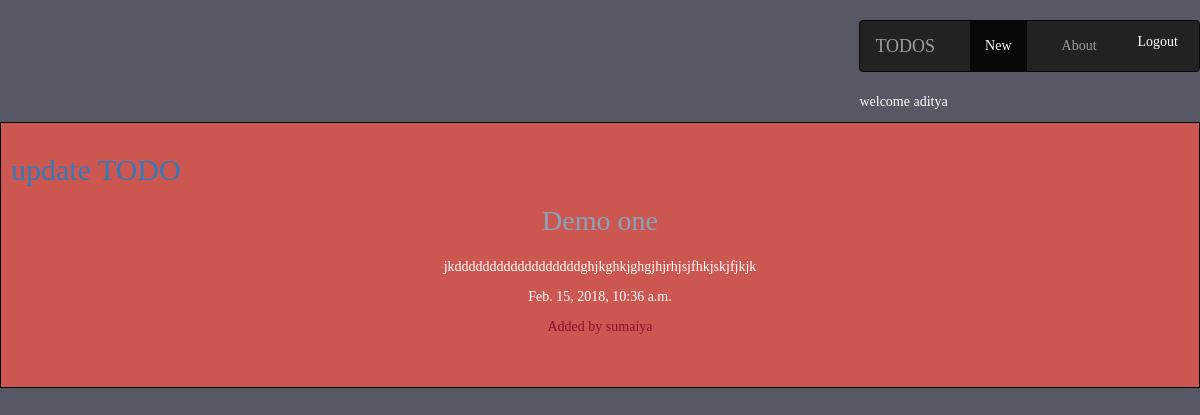
The app's page /todos/1/ (signed in) with its own data.
### todos/models.py (models this page shows, shortened)
class Todo(models.Model):
    title = models.CharField(max_length=200)
    slug = models.SlugField()
    body = models.CharField(max_length=500,default=None,null=True)
    date = models.DateTimeField(auto_now_add=True)
    thumb = models.ImageField(default='default.png',blank=True,null=True)
    creater = models.ForeignKey(User,default=None,null=True,on_delete=models.CASCADE,)

### todos/views.py (the view)
# urls.py: url(r'^(?P<id>[\w-]+)/$',views.todos_detail,name='detail'),
@login_required(login_url='/accounts/login/')
def todos_detail(request,id):
    todos = Todo.objects.get(id=id)
    return render(request,'todos/todos_detail.html',{'todos':todos})

### todos/templates/todos/todos_detail.html
{% extends 'base_layout.html' %}
{% block content %}
{% load static from staticfiles %}
<div class="detail_todos">
  <div class="todo">
     <h2><a href="{% url 'todos:update' todos.id %}">update TODO</a></h2>
        <h3>{{ todos.title }}</h3>
    <p>{{ todos.body }}</p>
    <p>{{ todos.date }}</p>
    <p class="creater">Added by {{ todos.creater.username}}</p>
</div>
</div>
{% endblock %}

### templates/base_layout.html (shortened to what this page needs)
{% load static from staticfiles %}
<!DOCTYPE html>
<html lang="en">
<head>
    <link rel="stylesheet" href="https://maxcdn.bootstrapcdn.com/bootstrap/3.3.7/css/bootstrap.min.css">
    <link rel="stylesheet" href="/assets/style.css">
</head>
<body>
    <div class="wrapper">
        <nav>
            <ul>
                {% if user.is_authenticated %}
                <nav class="navbar navbar-inverse">
                        <div class="container-fluid">
                          <div class="navbar-header">
                            <a class="navbar-brand" href="{% url 'todos:list' %}">TODOS</a>
                          </div>
                          <ul class="nav navbar-nav">
                            <li class="active"><a href="{% url 'todos:create'%}">New</a></li>
                            <li><a href="{% url 'todos:about'%}">About</a></li>
                            <li>
                               <form action="{% url 'accounts:logout' %}" class="logout-link" method="POST">
                                {% csrf_token %}<button type="submit"> <p></p> <p></p> Logout</button>
                                    </form>
                                </li>
                          </ul>
                        </div>
                      </nav>
                      <p>welcome {{ user.username }}</p>
                {% endif %}
            </ul>
        </nav>
    {% block content %}
    {% endblock %}
    </div>
</body>
</html>

### assets/style.css (style rules this page uses)
body { background-color: #565963; background-repeat: no-repeat; color: white; }
body * { font-family: Ubuntu; }
h1,h2,h3,h4,h5 { font-weight: normal; margin: 1.5; color: #87a4ba; }
nav { justify-self: end; }
nav li { display: inline-block; margin-left: 20px; }
nav button { background: none; color: #fff; cursor: pointer; border: 0; font-size: 1em; }
.todo { padding: 10px; border: 1px solid black; position: relative; padding-bottom: 40px; background-color:#cc5751; }
.detail_todos .todo h3 { text-align: center; margin: 20px auto; font-size: 2em; }
.detail_todos .todo p { text-align: center; }
.creater { color:#8e0c31; }

### records on screen
Todo: title "Demo one", body "jkddddddddddddddddddghjkghkjghgjhjrhjsjfhkjskjfjkjk", date "Feb. 15, 2018, 10:36 a.m.", creater.username "sumaiya"

### other values on screen
{{ user.username }} "aditya"
